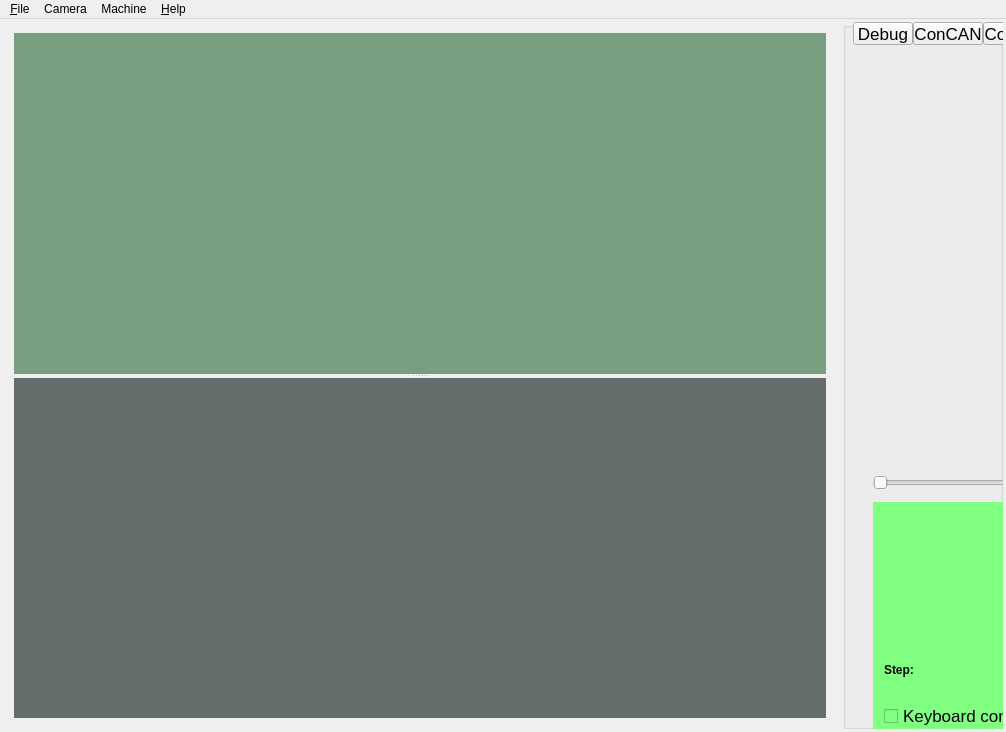
<?xml version="1.0" encoding="UTF-8"?>
<ui version="4.0">
 <class>win_snail</class>
 <widget class="QMainWindow" name="win_snail">
  <property name="geometry">
   <rect>
    <x>0</x>
    <y>0</y>
    <width>1006</width>
    <height>732</height>
   </rect>
  </property>
  <property name="sizePolicy">
   <sizepolicy hsizetype="Preferred" vsizetype="Preferred">
    <horstretch>0</horstretch>
    <verstretch>0</verstretch>
   </sizepolicy>
  </property>
  <property name="windowTitle">
   <string>win_snail</string>
  </property>
  <property name="windowIcon">
   <iconset>
    <normaloff>:/qwin_otter/Otter</normaloff>:/qwin_otter/Otter</iconset>
  </property>
  <widget class="QWidget" name="centralWidget">
   <layout class="QHBoxLayout" name="horizontalLayout_2" stretch="1,0">
    <property name="leftMargin">
     <number>3</number>
    </property>
    <property name="topMargin">
     <number>3</number>
    </property>
    <property name="rightMargin">
     <number>3</number>
    </property>
    <property name="bottomMargin">
     <number>3</number>
    </property>
    <item>
     <widget class="QSplitter" name="splitter_main">
      <property name="orientation">
       <enum>Qt::Horizontal</enum>
      </property>
      <widget class="QWidget" name="layoutWidget">
       <layout class="QVBoxLayout" name="verticalLayout">
        <property name="spacing">
         <number>3</number>
        </property>
        <item>
         <layout class="QHBoxLayout" name="horizontalLayout">
          <property name="spacing">
           <number>3</number>
          </property>
          <property name="rightMargin">
           <number>10</number>
          </property>
         </layout>
        </item>
        <item>
         <widget class="QSplitter" name="splitter_osc">
          <property name="orientation">
           <enum>Qt::Vertical</enum>
          </property>
          <widget class="plotterwidget" name="CamWidget" native="true">
           <property name="styleSheet">
            <string notr="true">background-color: rgb(120, 158, 128);</string>
           </property>
          </widget>
          <widget class="QWidget" name="widget" native="true">
           <property name="styleSheet">
            <string notr="true">background-color: rgb(100, 108, 108);</string>
           </property>
          </widget>
         </widget>
        </item>
       </layout>
      </widget>
     </widget>
    </item>
    <item>
     <layout class="QVBoxLayout" name="verticalLayout_2">
      <property name="spacing">
       <number>3</number>
      </property>
      <item>
       <widget class="QGroupBox" name="groupBox_controller">
        <property name="minimumSize">
         <size>
          <width>160</width>
          <height>150</height>
         </size>
        </property>
        <property name="font">
         <font>
          <family>Arial</family>
          <pointsize>13</pointsize>
         </font>
        </property>
        <property name="title">
         <string/>
        </property>
        <widget class="QWidget" name="widgetJog" native="true">
         <property name="geometry">
          <rect>
           <x>30</x>
           <y>480</y>
           <width>160</width>
           <height>238</height>
          </rect>
         </property>
         <property name="styleSheet">
          <string notr="true">background-color: rgb(128, 255, 128);</string>
         </property>
         <layout class="QGridLayout" name="gridLayout">
          <item row="2" column="3">
           <widget class="StyledToolButton" name="cmdYMinus" native="true">
            <property name="sizePolicy">
             <sizepolicy hsizetype="Fixed" vsizetype="Fixed">
              <horstretch>0</horstretch>
              <verstretch>0</verstretch>
             </sizepolicy>
            </property>
            <property name="minimumSize">
             <size>
              <width>44</width>
              <height>44</height>
             </size>
            </property>
            <property name="toolTip">
             <string>Y-</string>
            </property>
            <property name="text" stdset="0">
             <string/>
            </property>
            <property name="icon" stdset="0">
             <iconset>
              <normaloff>resource/chevron-down.png</normaloff>resource/chevron-down.png</iconset>
            </property>
            <property name="iconSize" stdset="0">
             <size>
              <width>30</width>
              <height>30</height>
             </size>
            </property>
           </widget>
          </item>
          <item row="4" column="1" colspan="4">
           <widget class="ComboBoxKey" name="cboJogFeed" native="true">
            <property name="editable" stdset="0">
             <bool>true</bool>
            </property>
           </widget>
          </item>
          <item row="3" column="0">
           <widget class="QLabel" name="label_20">
            <property name="font">
             <font>
              <weight>75</weight>
              <bold>true</bold>
             </font>
            </property>
            <property name="text">
             <string>Step:</string>
            </property>
           </widget>
          </item>
          <item row="0" column="3">
           <widget class="StyledToolButton" name="cmdYPlus" native="true">
            <property name="sizePolicy">
             <sizepolicy hsizetype="Fixed" vsizetype="Fixed">
              <horstretch>0</horstretch>
              <verstretch>0</verstretch>
             </sizepolicy>
            </property>
            <property name="minimumSize">
             <size>
              <width>44</width>
              <height>44</height>
             </size>
            </property>
            <property name="toolTip">
             <string>Y+</string>
            </property>
            <property name="text" stdset="0">
             <string/>
            </property>
            <property name="icon" stdset="0">
             <iconset>
              <normaloff>resource/chevron-up.png</normaloff>
              <normalon>resource/chevron-up.png</normalon>resource/chevron-up.png</iconset>
            </property>
            <property name="iconSize" stdset="0">
             <size>
              <width>30</width>
              <height>30</height>
             </size>
            </property>
           </widget>
          </item>
          <item row="3" column="1" colspan="4">
           <widget class="ComboBoxKey" name="cboJogStep" native="true">
            <property name="editable" stdset="0">
             <bool>true</bool>
            </property>
           </widget>
          </item>
          <item row="2" column="4">
           <widget class="StyledToolButton" name="cmdZMinus" native="true">
            <property name="sizePolicy">
             <sizepolicy hsizetype="Fixed" vsizetype="Fixed">
              <horstretch>0</horstretch>
              <verstretch>0</verstretch>
             </sizepolicy>
            </property>
            <property name="minimumSize">
             <size>
              <width>44</width>
              <height>44</height>
             </size>
            </property>
            <property name="toolTip">
             <string>Z-</string>
            </property>
            <property name="text" stdset="0">
             <string/>
            </property>
            <property name="icon" stdset="0">
             <iconset>
              <normaloff>resource/icon-arrow-down-b.png</normaloff>resource/icon-arrow-down-b.png</iconset>
            </property>
            <property name="iconSize" stdset="0">
             <size>
              <width>28</width>
              <height>28</height>
             </size>
            </property>
           </widget>
          </item>
          <item row="5" column="0" colspan="5">
           <widget class="QCheckBox" name="chkKeyboardControl">
            <property name="text">
             <string>Keyboard control</string>
            </property>
           </widget>
          </item>
          <item row="1" column="4">
           <widget class="StyledToolButton" name="cmdXPlus" native="true">
            <property name="sizePolicy">
             <sizepolicy hsizetype="Fixed" vsizetype="Fixed">
              <horstretch>0</horstretch>
              <verstretch>0</verstretch>
             </sizepolicy>
            </property>
            <property name="minimumSize">
             <size>
              <width>44</width>
              <height>44</height>
             </size>
            </property>
            <property name="toolTip">
             <string>X+</string>
            </property>
            <property name="text" stdset="0">
             <string/>
            </property>
            <property name="icon" stdset="0">
             <iconset>
              <normaloff>resource/chevron-right.png</normaloff>resource/chevron-right.png</iconset>
            </property>
            <property name="iconSize" stdset="0">
             <size>
              <width>30</width>
              <height>30</height>
             </size>
            </property>
           </widget>
          </item>
          <item row="0" column="4">
           <widget class="StyledToolButton" name="cmdZPlus" native="true">
            <property name="sizePolicy">
             <sizepolicy hsizetype="Fixed" vsizetype="Fixed">
              <horstretch>0</horstretch>
              <verstretch>0</verstretch>
             </sizepolicy>
            </property>
            <property name="minimumSize">
             <size>
              <width>44</width>
              <height>44</height>
             </size>
            </property>
            <property name="toolTip">
             <string>Z+</string>
            </property>
            <property name="text" stdset="0">
             <string/>
            </property>
            <property name="icon" stdset="0">
             <iconset>
              <normaloff>resource/icon-arrow-up-b.png</normaloff>resource/icon-arrow-up-b.png</iconset>
            </property>
            <property name="iconSize" stdset="0">
             <size>
              <width>28</width>
              <height>28</height>
             </size>
            </property>
           </widget>
          </item>
          <item row="1" column="3">
           <widget class="StyledToolButton" name="cmdStop" native="true">
            <property name="sizePolicy">
             <sizepolicy hsizetype="Fixed" vsizetype="Fixed">
              <horstretch>0</horstretch>
              <verstretch>0</verstretch>
             </sizepolicy>
            </property>
            <property name="minimumSize">
             <size>
              <width>36</width>
              <height>36</height>
             </size>
            </property>
            <property name="toolTip">
             <string>Stop</string>
            </property>
            <property name="text" stdset="0">
             <string/>
            </property>
            <property name="icon" stdset="0">
             <iconset>
              <normaloff>resource/brake.png</normaloff>resource/brake.png</iconset>
            </property>
            <property name="iconSize" stdset="0">
             <size>
              <width>30</width>
              <height>30</height>
             </size>
            </property>
           </widget>
          </item>
          <item row="1" column="0">
           <widget class="StyledToolButton" name="cmdXMinus" native="true">
            <property name="sizePolicy">
             <sizepolicy hsizetype="Fixed" vsizetype="Fixed">
              <horstretch>0</horstretch>
              <verstretch>0</verstretch>
             </sizepolicy>
            </property>
            <property name="minimumSize">
             <size>
              <width>44</width>
              <height>44</height>
             </size>
            </property>
            <property name="toolTip">
             <string>X-</string>
            </property>
            <property name="text" stdset="0">
             <string>...</string>
            </property>
            <property name="icon" stdset="0">
             <iconset>
              <normaloff>resource/chevron-left.png</normaloff>resource/chevron-left.png</iconset>
            </property>
            <property name="iconSize" stdset="0">
             <size>
              <width>30</width>
              <height>30</height>
             </size>
            </property>
           </widget>
          </item>
         </layout>
        </widget>
        <widget class="QSlider" name="lightSlider">
         <property name="geometry">
          <rect>
           <x>30</x>
           <y>450</y>
           <width>161</width>
           <height>22</height>
          </rect>
         </property>
         <property name="maximum">
          <number>999</number>
         </property>
         <property name="orientation">
          <enum>Qt::Horizontal</enum>
         </property>
        </widget>
        <widget class="QPushButton" name="buttConCAN">
         <property name="geometry">
          <rect>
           <x>70</x>
           <y>0</y>
           <width>70</width>
           <height>23</height>
          </rect>
         </property>
         <property name="maximumSize">
          <size>
           <width>70</width>
           <height>16777215</height>
          </size>
         </property>
         <property name="text">
          <string>ConCAN</string>
         </property>
        </widget>
        <widget class="QPushButton" name="buttDebug">
         <property name="geometry">
          <rect>
           <x>10</x>
           <y>0</y>
           <width>60</width>
           <height>23</height>
          </rect>
         </property>
         <property name="maximumSize">
          <size>
           <width>60</width>
           <height>16777215</height>
          </size>
         </property>
         <property name="text">
          <string>Debug</string>
         </property>
        </widget>
        <widget class="QPushButton" name="buttConHid">
         <property name="geometry">
          <rect>
           <x>140</x>
           <y>0</y>
           <width>60</width>
           <height>23</height>
          </rect>
         </property>
         <property name="maximumSize">
          <size>
           <width>60</width>
           <height>16777215</height>
          </size>
         </property>
         <property name="text">
          <string>ConHid</string>
         </property>
        </widget>
       </widget>
      </item>
     </layout>
    </item>
   </layout>
  </widget>
  <widget class="QMenuBar" name="menuBar">
   <property name="geometry">
    <rect>
     <x>0</x>
     <y>0</y>
     <width>1006</width>
     <height>21</height>
    </rect>
   </property>
   <widget class="QMenu" name="mnuFile">
    <property name="title">
     <string>&amp;File</string>
    </property>
    <widget class="QMenu" name="mnuRecent">
     <property name="title">
      <string>&amp;Recent files</string>
     </property>
     <addaction name="separator"/>
     <addaction name="actRecentClear"/>
    </widget>
    <widget class="QMenu" name="menu_New">
     <property name="title">
      <string>&amp;New</string>
     </property>
     <addaction name="actionProj"/>
     <addaction name="actionFile"/>
    </widget>
    <widget class="QMenu" name="menu_Open">
     <property name="title">
      <string>&amp;Open</string>
     </property>
     <addaction name="actionProj_2"/>
     <addaction name="actionFile_2"/>
    </widget>
    <addaction name="menu_New"/>
    <addaction name="menu_Open"/>
    <addaction name="mnuRecent"/>
    <addaction name="separator"/>
    <addaction name="actFileSave"/>
    <addaction name="actFileSaveAs"/>
    <addaction name="actFileSaveTransformedAs"/>
    <addaction name="separator"/>
    <addaction name="actFileExit"/>
   </widget>
   <widget class="QMenu" name="mnuService">
    <property name="title">
     <string>Camera</string>
    </property>
    <addaction name="actionSelect"/>
   </widget>
   <widget class="QMenu" name="mnuHelp">
    <property name="title">
     <string>&amp;Help</string>
    </property>
    <addaction name="actAbout"/>
   </widget>
   <widget class="QMenu" name="menuMachine">
    <property name="title">
     <string>Machine</string>
    </property>
    <addaction name="actionMachine_settings"/>
    <addaction name="actionHard_Reset"/>
    <addaction name="actionSet_TLS_Position"/>
    <addaction name="actionDisable_Stepper"/>
   </widget>
   <addaction name="mnuFile"/>
   <addaction name="mnuService"/>
   <addaction name="menuMachine"/>
   <addaction name="mnuHelp"/>
  </widget>
  <action name="actFileExit">
   <property name="text">
    <string>E&amp;xit</string>
   </property>
  </action>
  <action name="actionSelect">
   <property name="text">
    <string>Select</string>
   </property>
  </action>
  <action name="actFileSave">
   <property name="text">
    <string>&amp;Save</string>
   </property>
  </action>
  <action name="actFileSaveAs">
   <property name="text">
    <string>Save &amp;as...</string>
   </property>
  </action>
  <action name="actAbout">
   <property name="text">
    <string>&amp;About</string>
   </property>
  </action>
  <action name="actRecentClear">
   <property name="text">
    <string>&amp;Clear</string>
   </property>
  </action>
  <action name="actFileSaveTransformedAs">
   <property name="text">
    <string>Save &amp;transformed as...</string>
   </property>
  </action>
  <action name="actionMachine_settings">
   <property name="text">
    <string>Machine settings</string>
   </property>
  </action>
  <action name="actionHard_Reset">
   <property name="text">
    <string>Hard Reset</string>
   </property>
   <property name="toolTip">
    <string>&lt;html&gt;&lt;head/&gt;&lt;body&gt;&lt;p&gt;Perform Hard Reset of machine control&lt;/p&gt;&lt;/body&gt;&lt;/html&gt;</string>
   </property>
  </action>
  <action name="actionSave_TLS_Position">
   <property name="text">
    <string>Set TLS Position</string>
   </property>
  </action>
  <action name="actionSet_TLS_Position">
   <property name="text">
    <string>Set TLS Position</string>
   </property>
  </action>
  <action name="actionDisable_Stepper">
   <property name="text">
    <string>Disable Stepper</string>
   </property>
  </action>
  <action name="actionProj">
   <property name="text">
    <string>Proj</string>
   </property>
  </action>
  <action name="actionFile">
   <property name="text">
    <string>File</string>
   </property>
  </action>
  <action name="actionProj_2">
   <property name="text">
    <string>Proj</string>
   </property>
  </action>
  <action name="actionFile_2">
   <property name="text">
    <string>File</string>
   </property>
  </action>
 </widget>
 <layoutdefault spacing="6" margin="11"/>
 <customwidgets>
  <customwidget>
   <class>plotterwidget</class>
   <extends>QWidget</extends>
   <header>plotterwidget.h</header>
  </customwidget>
  <customwidget>
   <class>StyledToolButton</class>
   <extends>QWidget</extends>
   <header>styledtoolbutton.h</header>
  </customwidget>
  <customwidget>
   <class>ComboBoxKey</class>
   <extends>QWidget</extends>
   <header>comboboxkey.h</header>
  </customwidget>
 </customwidgets>
 <resources>
  <include location="win_snail.qrc"/>
 </resources>
 <connections/>
</ui>
